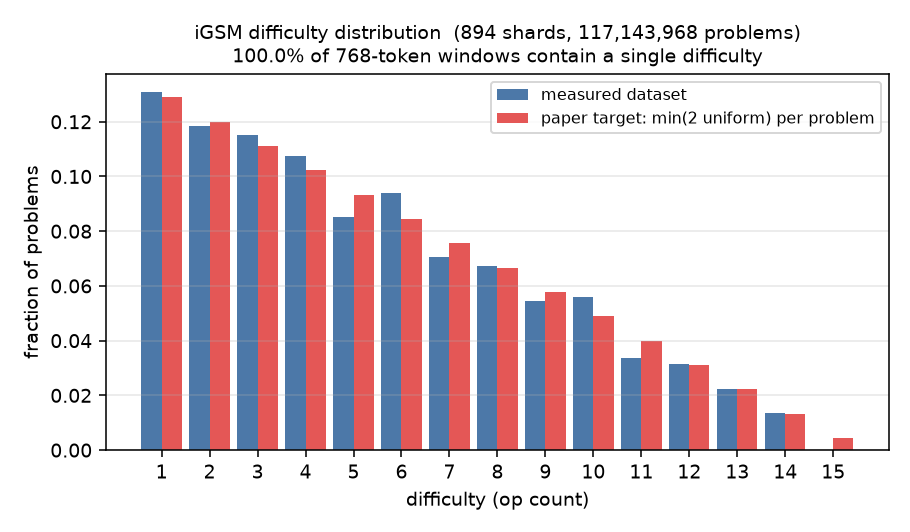

Generate this figure with Python:
"""Measure the *realized* difficulty (op-count) distribution of a packed iGSM parquet
dataset, and how much difficulty is mixed inside each 768-token training window.

Why this exists
---------------
The parquet shards store only ``input_ids`` -- difficulty is not recorded. But it is
recoverable exactly: an iGSM problem's ``n_op`` equals the number of ``;`` tokens (id 26)
in its solution region ``[223] ... [224]`` (each operation is emitted as one ``;``-joined
clause). This was calibrated against ``problem.n_op`` on 1200 regenerated problems: 100%
exact match. Recovering op-counts this way needs no (expensive) regeneration -- only a
cheap token scan of the stored data.

This complements ``doc/data_generation.md`` (which explains the layout in theory) by
reporting what a given dataset directory *actually* contains.

Exact and parallel: every problem in every shard is parsed (a shard is
``concat(problems) -> chunk(768)``, so flattening its windows in row order rebuilds the
original stream and even boundary-straddling problems are counted). Shards are processed
**one per worker process**, so peak RAM is ~``workers x one decompressed shard``, never the
whole dataset -- fine for a 32 GB / 24-thread box on the ~32 GB corpus.

Usage
-----
    uv run python -m visualizations.dataset_difficulty \
        --data-dir "I:/.../data/igsm_train_117M" \
        --out visualizations/dataset_difficulty.png --json visualizations/dataset_difficulty.json
"""

from __future__ import annotations

import argparse
import glob
import json
import os
from collections import Counter
from concurrent.futures import ProcessPoolExecutor, as_completed
from pathlib import Path

import numpy as np
import pyarrow as pa
import pyarrow.parquet as pq

# Authoritative token layout / window size (shared with the generator).
from src.data.igsm import ANS_BOS, DEFAULT_CONTEXT_LENGTH, SOL_BOS

SEMI = 26  # GPT-2 BPE id for ';' -- one per operation in the solution (see module docstring)


def recover_op_counts(flat: np.ndarray) -> tuple[np.ndarray, np.ndarray]:
    """Recover per-problem op-counts from a shard's flattened token stream.

    Args:
        flat: 1-D array of the shard's token ids (all windows concatenated in row order).

    Returns:
        ``(op_counts, start_positions)`` -- ``op_counts[k]`` is problem k's ``n_op`` (number
        of ``;`` in its ``[223]..[224]`` solution region); ``start_positions[k]`` is the flat
        index of its ``[223]`` (used to bin problems into 768-windows). Problems whose
        solution region is truncated at the very end of the shard are dropped.
    """
    sol = np.where(flat == SOL_BOS)[0]
    ans = np.where(flat == ANS_BOS)[0]
    semi = np.where(flat == SEMI)[0]
    j = np.searchsorted(ans, sol)  # match each [223] to the next [224]
    ok = j < len(ans)
    starts, ends = sol[ok], ans[j[ok]]
    op_counts = np.searchsorted(semi, ends) - np.searchsorted(semi, starts, side="right")
    return op_counts, starts


def _flatten_shard(path: str) -> tuple[np.ndarray, int]:
    """Read one shard and return ``(flat_token_stream, n_windows)`` without Python-list copies."""
    col = pq.read_table(path, columns=["input_ids"])["input_ids"]
    chunks = col.chunks
    list_arr = chunks[0] if len(chunks) == 1 else pa.concat_arrays(chunks)
    flat = np.asarray(list_arr.values.to_numpy(zero_copy_only=False))
    return flat, len(list_arr)


def scan_shard(path: str, ctx: int = DEFAULT_CONTEXT_LENGTH) -> dict:
    """Fully parse one shard: exact per-op problem counts + per-window difficulty mixing.

    Top-level (picklable) so it can be mapped across a process pool.
    """
    flat, n_windows = _flatten_shard(path)
    ops, starts = recover_op_counts(flat)
    if len(ops) == 0:
        return {"op_counts": {}, "distinct_per_window": {}, "n_windows": n_windows, "n_problems": 0}

    vals, cnts = np.unique(ops, return_counts=True)
    op_counts = {int(v): int(c) for v, c in zip(vals, cnts)}

    # distinct op-values per 768-window: sort by (window, op), then each (window, op) pair is a
    # contiguous run; count run-starts within each window's span.
    win = (starts // ctx).astype(np.int64)
    order = np.lexsort((ops, win))
    w, o = win[order], ops[order]
    win_start = np.r_[True, w[1:] != w[:-1]]
    pair_start = np.r_[True, (w[1:] != w[:-1]) | (o[1:] != o[:-1])]
    distinct = np.add.reduceat(pair_start.astype(np.int64), np.flatnonzero(win_start))
    dvals, dcnts = np.unique(distinct, return_counts=True)
    distinct_per_window = {int(v): int(c) for v, c in zip(dvals, dcnts)}

    return {
        "op_counts": op_counts,
        "distinct_per_window": distinct_per_window,
        "n_windows": n_windows,
        "n_problems": int(len(ops)),
    }


def scan_dataset(
    data_dir: str,
    *,
    workers: int | None = None,
    stride: int = 1,
    max_shards: int | None = None,
    ctx: int = DEFAULT_CONTEXT_LENGTH,
    verbose: bool = True,
) -> dict:
    """Exactly count problems per difficulty across a packed iGSM dataset, in parallel.

    Args:
        data_dir: Directory of ``batch_*.parquet`` shards.
        workers: Process-pool size (default: ``min(12, cpu_count)``). Each worker holds one
            decompressed shard at a time.
        stride: Take every ``stride``-th shard (1 = all shards).
        max_shards: Optionally cap the number of shards scanned.
        ctx: Window length (for binning problems into training contexts).
        verbose: Print progress.

    Returns:
        JSON-able result: exact ``op_problems`` (op -> problem count), the distribution of
        distinct op-values per 768-window, and totals.
    """
    shards = sorted(glob.glob(str(Path(data_dir) / "batch_*.parquet")))
    if not shards:
        raise FileNotFoundError(f"no batch_*.parquet shards in {data_dir}")
    sel = shards[::stride][:max_shards]
    workers = workers or min(12, os.cpu_count() or 4)

    op_problems: Counter[int] = Counter()
    distinct_per_window: Counter[int] = Counter()
    n_problems = n_windows = 0
    done = 0
    with ProcessPoolExecutor(max_workers=workers) as pool:
        futures = {pool.submit(scan_shard, p, ctx): p for p in sel}
        for fut in as_completed(futures):
            r = fut.result()
            for k, v in r["op_counts"].items():
                op_problems[int(k)] += v
            for k, v in r["distinct_per_window"].items():
                distinct_per_window[int(k)] += v
            n_problems += r["n_problems"]
            n_windows += r["n_windows"]
            done += 1
            if verbose and done % 50 == 0:
                print(f"  {done}/{len(sel)} shards", flush=True)

    total_windows = sum(distinct_per_window.values())
    return {
        "data_dir": data_dir,
        "n_shards_scanned": len(sel),
        "n_shards_total": len(shards),
        "workers": workers,
        "n_problems": n_problems,
        "n_windows": n_windows,
        "op_problems": dict(sorted(op_problems.items())),
        "distinct_ops_per_window": dict(sorted(distinct_per_window.items())),
        "single_op_window_fraction": distinct_per_window.get(1, 0) / total_windows if total_windows else None,
    }


def expected_min_pmf(max_op: int = 15) -> np.ndarray:
    """Paper target: pmf of ``min(a, b)`` with ``a, b ~ Uniform{1..max_op}`` (op sampled
    per problem). ``P(min=k) = ((M-k+1)^2 - (M-k)^2) / M^2``."""
    m = max_op
    return np.array([((m - k + 1) ** 2 - (m - k) ** 2) / m**2 for k in range(1, m + 1)])


def _op_val(d: dict, o: int) -> int:
    """Fetch op ``o`` from a dict whose keys may be int (in-process) or str (loaded JSON)."""
    return d.get(o, d.get(str(o), 0))


def plot_difficulty(result: dict, out: str | None = None, *, max_op: int = 15, show: bool = False):
    """Bar chart: exact problems-per-difficulty vs the paper's per-problem ``min`` target."""
    import matplotlib.pyplot as plt

    ops = np.arange(1, max_op + 1)
    counts = np.array([_op_val(result["op_problems"], o) for o in ops], float)
    measured = counts / counts.sum()
    expected = expected_min_pmf(max_op)

    fig, ax = plt.subplots(figsize=(6.5, 3.8))
    w = 0.42
    ax.bar(ops - w / 2, measured, w, label="measured dataset", color="#4C78A8")
    ax.bar(ops + w / 2, expected, w, label="paper target: min(2 uniform) per problem",
           color="#E45756")
    ax.set_xlabel("difficulty (op count)")
    ax.set_ylabel("fraction of problems")
    ax.set_xticks(ops)
    ax.grid(axis="y", alpha=0.3)
    ax.legend(fontsize=8)
    frac = result.get("single_op_window_fraction")
    sub = f"{frac:.1%} of 768-token windows contain a single difficulty" if frac is not None else ""
    ax.set_title(f"iGSM difficulty distribution  ({result['n_shards_scanned']} shards, "
                 f"{result['n_problems']:,} problems)\n{sub}", fontsize=10)
    fig.tight_layout()
    if out:
        fig.savefig(out, dpi=140)
        print(f"saved {out}")
    if show:
        plt.show()
    return fig


def main() -> None:
    p = argparse.ArgumentParser(description=__doc__, formatter_class=argparse.RawDescriptionHelpFormatter)
    p.add_argument("--data-dir", required=True, help="directory of batch_*.parquet shards")
    p.add_argument("--workers", type=int, default=None, help="process-pool size (default min(12, cpus))")
    p.add_argument("--stride", type=int, default=1, help="scan every Nth shard (1 = all)")
    p.add_argument("--max-shards", type=int, default=None, help="cap number of shards scanned")
    p.add_argument("--out", default="visualizations/dataset_difficulty.png", help="output PNG path")
    p.add_argument("--json", default=None, help="optional path to also dump the raw result dict")
    p.add_argument("--show", action="store_true", help="show the figure interactively")
    args = p.parse_args()

    result = scan_dataset(
        args.data_dir, workers=args.workers, stride=args.stride, max_shards=args.max_shards,
    )
    print(json.dumps({k: v for k, v in result.items() if k != "op_problems"}, indent=2))
    print("exact problems per op:", result["op_problems"])
    if args.json:
        Path(args.json).write_text(json.dumps(result, indent=2))
    plot_difficulty(result, out=args.out, show=args.show)


if __name__ == "__main__":
    main()
